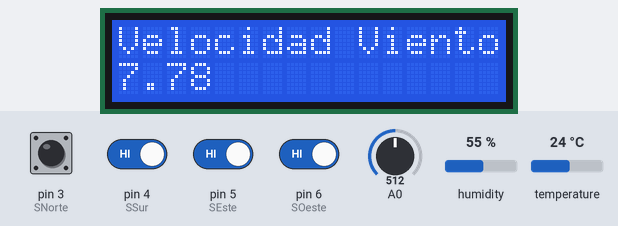
A sketch run on a simulated Arduino Uno, built with avr-gcc and run on an emulated ATmega328P. On the bench: 16×2 character LCD. The test bench sets the inputs (shaded band); at power-on: pin 3 (SNorte), pin 4 (SSur), pin 5 (SEste), pin 6 (SOeste) HIGH, humidity 55 %, A0 = 512, temperature 24 °C. What the sketch prints to the serial monitor is not drawn.

Above: at 3.6 s.
3.7 s: pin 4 (SSur) driven LOW
At 16.5 s:
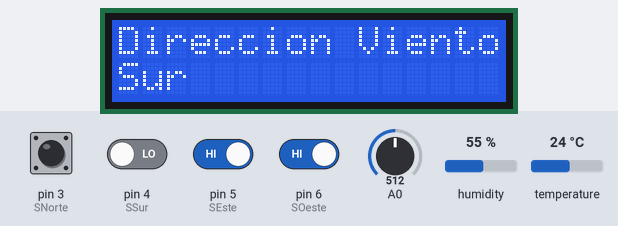
16.6 s: pin 5 (SEste) driven LOW
At 24.9 s:
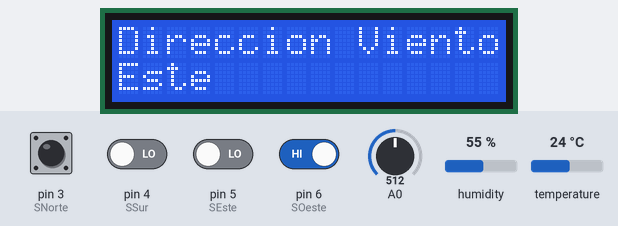
28.7 s: pin 6 (SOeste) driven LOW
At 41.0 s:
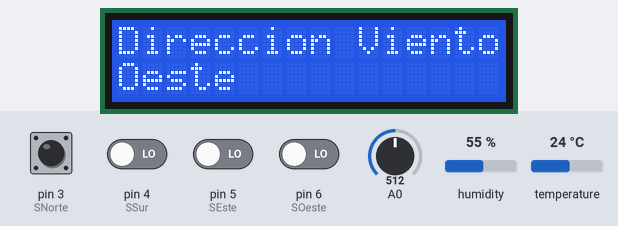
41.8 s: humidity set to 22 %
At 47.7 s:
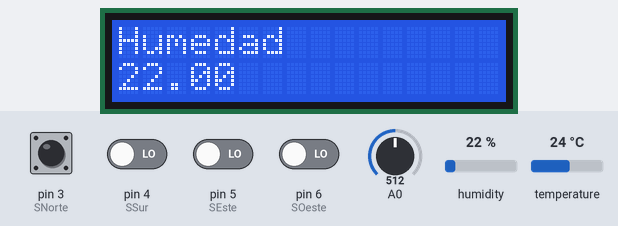
51.3 s: A0 set to 716
At 52.2 s:
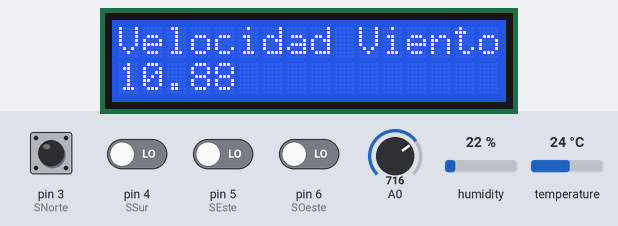
60.8 s: temperature set to 12 °C
At 69.5 s:
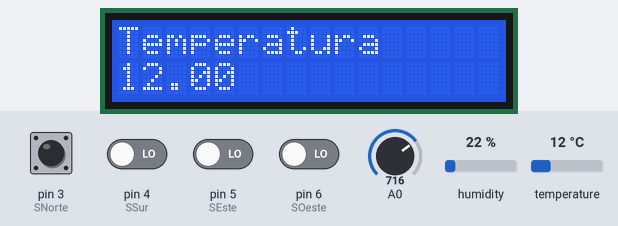
Timing chart, 0 to 71.0 s (numbered marks = the images above; inputs shaded):
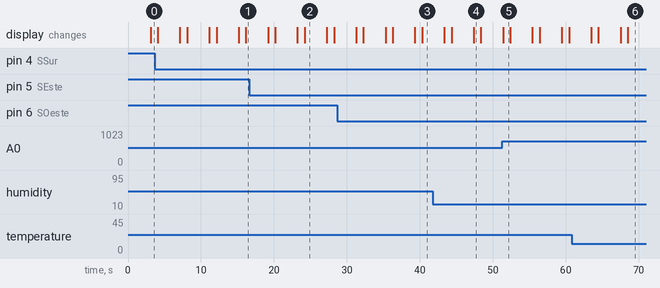

The sketch:

Practica1.ino
```cpp
#include <DHT.h>
#include <LiquidCrystal.h>


// Definimos el pin digital donde se conecta el sensor
#define DHTPIN 2
#define COLS 16
#define ROWS 2
#define VELOCIDAD 300
// Dependiendo del tipo de sensor
#define DHTTYPE DHT11
byte SNorte = 3, SSur = 4, SEste = 5, SOeste = 6;
int direc = 0;
// Inicializamos el sensor DHT11
DHT dht(DHTPIN, DHTTYPE);
LiquidCrystal lcd(12, 11, 10, 9, 8, 7);
String Texto = "Temperatura", Texto1 = "", Texto2 = "Humedad", Texto3 = "";
String Texto4 = "Direccion Viento", Texto5 = "";
String Texto9 = "Velocidad Viento", Texto10 = "";
float Calculo_Velocidad = 0.0;
float velocidad1 = 0.0;

void setup() {
  // Inicializamos comunicación serie
  Serial.begin(9600);

  // Comenzamos el sensor DHT
  dht.begin();
  lcd.begin(COLS, ROWS);
  analogReference(DEFAULT);

  pinMode(SNorte, INPUT);
  pinMode(SSur, INPUT);
  pinMode(SEste, INPUT);
  pinMode(SOeste, INPUT);

}

void loop() {
  delay(3000);

  Direccion();
  Humedad();
  Velocidad();
  Pantalla();
  Serial.println(getJSON());
}

void Direccion() {

  if (digitalRead(SNorte) == LOW) {
    Texto5 = "Norte";
    direc = 0;
  }
  if (digitalRead(SSur) == LOW) {
    Texto5 = "Sur";
    direc = 1;
  }
  if (digitalRead(SEste) == LOW) {
    Texto5 = "Este";
    direc = 2;
  }
  if (digitalRead(SOeste) == LOW) {
    Texto5 = "Oeste";
    direc = 3;
  }
}

void Humedad() {
  // Leemos la humedad relativa
  float h = dht.readHumidity();
  // Leemos la temperatura en grados centígrados (por defecto)
  float t = dht.readTemperature();
  // Leemos la temperatura en grados Fahreheit
  float f = dht.readTemperature(true);

  // Comprobamos si ha habido algún error en la lectura
  if (isnan(h) || isnan(t) || isnan(f)) {
    //Serial.println("Error obteniendo los datos del sensor DHT11");
    return;
  }

  // Calcular el índice de calor en Fahreheit
  float hif = dht.computeHeatIndex(f, h);
  // Calcular el índice de calor en grados centígrados
  float hic = dht.computeHeatIndex(t, h, false);
  Texto1 = t;
  Texto3 = h;

}

void Pantalla() {
  int tamanio_Texto = Texto.length();
  lcd.clear();
  lcd.setCursor(0, 0);
  lcd.print(Texto);
  lcd.setCursor(0, 1);
  lcd.print(Texto1);

  delay(3000);
  lcd.clear();
  lcd.setCursor(0, 0);
  lcd.print(Texto2);
  lcd.setCursor(0, 1);
  lcd.print(Texto3);


    delay(1000);
    lcd.clear();
    lcd.setCursor(0, 0);
    lcd.print(Texto4);
    lcd.setCursor(0, 1);
    lcd.print(Texto5);


}

void Velocidad() {
  velocidad1 = (analogRead(0));
  Calculo_Velocidad = velocidad1 * 0.0152;
  Texto10 = Calculo_Velocidad;
  lcd.clear();
  lcd.setCursor(0, 0);
  lcd.print(Texto9);
  lcd.setCursor(0, 1);
  lcd.print(Texto10);
  delay(1000);
}

String getJSON() {
  String Temperatura = "\"Temperatura\": ";
  Temperatura.concat(Texto1);
  String Humedad = "\"Humedad\": ";
  Humedad.concat(Texto3);
  String Velocidad = "\"Velocidad\": ";
  Velocidad.concat(Texto10);
  String Direccion = "\"Direccion\": ";
  Direccion.concat(direc);
  return "{" + Direccion + "," + Velocidad + "," + Humedad + "," + Temperatura + "}";
  //direccion, velocidad, humedad, temperatura
}
```

Measured:
- after the input at 3.7 s, the display: first differs from a run without the input after 12.5 s (image 1)
- after the input at 16.6 s, the display: first differs from a run without the input after 7.6 s (image 2)
- after the input at 28.7 s, the display: first differs from a run without the input after 11.6 s (image 3)
- what the display in image 2 shows lasts 3.1 s, from 24.2 s to 27.3 s
- what the display in image 4 shows lasts 1.0 s, from 47.4 s to 48.4 s
